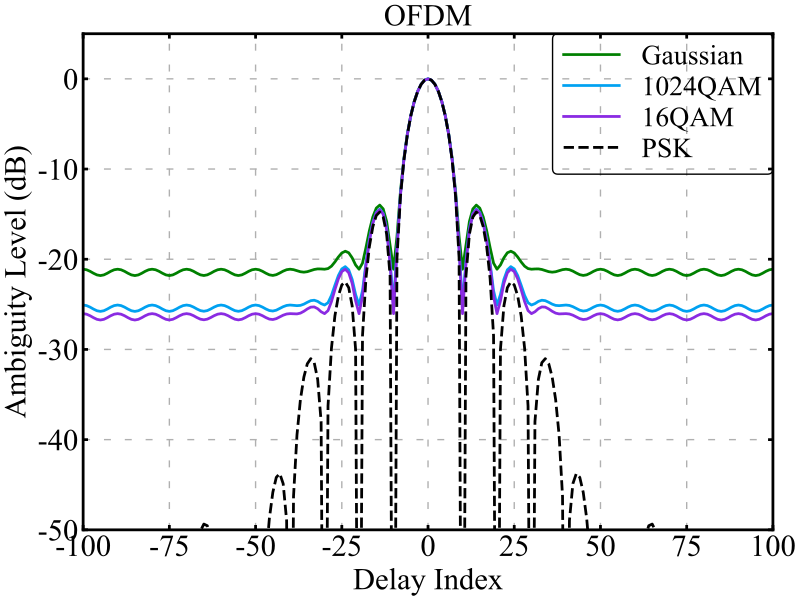

Write the Python code that produced this figure.
#!/usr/bin/env python3
# -*- coding: utf-8 -*-
"""
Created on Sun Aug 24 17:29:50 2025

@author: jack
"""


import numpy as np
import matplotlib.pyplot as plt
import scipy
import commpy
from Modulations import modulator

from matplotlib.font_manager import FontProperties
fontpath1 = "/usr/share/fonts/truetype/msttcorefonts/"
fonte = FontProperties(fname=fontpath1+"Times_New_Roman.ttf", size=22)

# 全局设置字体大小
plt.rcParams["font.family"] = "Times New Roman"
plt.rcParams['font.size'] = 22                     # 设置全局字体大小
plt.rcParams['axes.titlesize'] = 22                # 设置坐标轴标题字体大小
plt.rcParams['axes.labelsize'] = 22                # 设置坐标轴标签字体大小
plt.rcParams['xtick.labelsize'] = 18               # 设置 x 轴刻度字体大小
plt.rcParams['ytick.labelsize'] = 18               # 设置 y 轴刻度字体大小
plt.rcParams['axes.unicode_minus'] = False         # 用来显示负号
plt.rcParams["figure.figsize"] = [8, 6]            # 调整生成的图表最大尺寸
# plt.rcParams['figure.dpi'] = 300                 # 每英寸点数
plt.rcParams['lines.linestyle'] = '-'
plt.rcParams['lines.linewidth'] = 2                # 线条宽度
plt.rcParams['lines.color'] = 'blue'
plt.rcParams['lines.markersize'] = 6               # 标记大小
# plt.rcParams['figure.facecolor'] = 'lightgrey'   # 设置图形背景色为浅灰色
plt.rcParams['figure.facecolor'] = 'white'         # 设置图形背景色为浅灰色
plt.rcParams['axes.edgecolor'] = 'black'           # 设置坐标轴边框颜色为黑色
plt.rcParams['legend.fontsize'] = 22
np.random.seed(42)

#%%
# 产生傅里叶矩阵
def FFTmatrix(L, ):
     mat = np.zeros((L, L), dtype = complex)
     for i in range(L):
          for j in range(L):
               mat[i,j] = 1.0*np.exp(-1j*2.0*np.pi*i*j/L) / (np.sqrt(L)*1.0)
     return mat
def srrcFunction(beta, L, span, Tsym = 1):
    # Function for generating rectangular pulse for the given inputs
    # L - oversampling factor (number of samples per symbol)
    # span - filter span in symbol durations
    # Returns the output pulse p(t) that spans the discrete-time base -span:1/L:span. Also returns the filter delay.
    t = np.arange(-span*Tsym/2, span*Tsym/2 + 0.5/L, Tsym/L)
    A = np.sin(np.pi*t*(1-beta)/Tsym) + 4*beta*t/Tsym * np.cos(np.pi*t*(1+beta)/Tsym)
    B = np.pi*t/Tsym * (1-(4*beta*t/Tsym)**2)
    p = 1/np.sqrt(Tsym) * A/B
    p[np.argwhere(np.isnan(p))] = 1
    p[np.argwhere(np.isinf(p))] = beta/(np.sqrt(2*Tsym)) * ((1+2/np.pi)*np.sin(np.pi/(4*beta)) + (1-2/np.pi)*np.cos(np.pi/(4*beta)))
    filtDelay = (len(p)-1)/2
    p = p / np.sqrt(np.sum(np.power(p, 2))) # power normaize.
    return p, t, filtDelay

#%%
# 参数设置
Tsym = 1
pi = np.pi
N = 128       # 符号数
L = 10        # 过采样率
alpha = 0.3  # 滚降因子
# span = 6      # 滤波器跨度（根据旁瓣要求调整）

# p, t, filtDelay = srrcFunction(alpha, L, span, Tsym = Tsym)
# p = np.pad(p, (0, L*N - p.size))

t, p = commpy.filters.rrcosfilter(L*N , alpha, Tsym, L/Tsym)
p = p / np.sqrt(np.sum(np.power(p, 2)))

norm2p = np.linalg.norm(p)
FLN = FFTmatrix(L*N )
FN = FFTmatrix(N )

###>>>>> OFDM, 16QAM, Eq.(36), 化简后的表达式
kappa = 1.32
U = FN.conj().T
V = np.eye(N)  # U.conj().T @ FN.conj().T
tilde_V = V * V.conj()
g = (N * (FLN@p) * (FLN.conj() @ p.conj()))

TheoAveACF_OFDM_16QAM_M1 = np.zeros(L*N)
for k in range(L*N):
    gk = g[:N] + (1 - g[:N]) * np.exp(-1j * 2 * pi * k / L)
    fk = np.exp(-1j * 2*pi * k * np.arange(N)/(L*N))

    r1 = np.abs(gk @ fk.conj())**2
    # TheoAveACF_Iceberg[k] = r1 #+ r2

    M = 1
    r2 = (kappa - 1) / M * (N - 2 *(1-np.cos(2*pi*k/L))*(g[:N] * (1- g[:N])).sum())
    TheoAveACF_OFDM_16QAM_M1[k] = r1 + r2

TheoAveACF_OFDM_16QAM_M1 = TheoAveACF_OFDM_16QAM_M1/TheoAveACF_OFDM_16QAM_M1.max() + 1e-10
TheoAveACF_OFDM_16QAM_M1 = np.fft.fftshift(TheoAveACF_OFDM_16QAM_M1)

###>>>>> OFDM, 1024 QAM, Eq.(36), 化简后的表达式
kappa = 1.3988
U = FN.conj().T
V = np.eye(N)  # U.conj().T @ FN.conj().T
tilde_V = V * V.conj()
g = (N * (FLN@p) * (FLN.conj() @ p.conj()))

TheoAveACF_OFDM_1024QAM_M1 = np.zeros(L*N)
for k in range(L*N):
    gk = g[:N] + (1 - g[:N]) * np.exp(-1j * 2 * pi * k / L)
    fk = np.exp(-1j * 2*pi * k * np.arange(N)/(L*N))

    r1 = np.abs(gk @ fk.conj())**2
    # TheoAveACF_Iceberg[k] = r1 #+ r2

    M = 1
    r2 = (kappa - 1) / M * (N - 2 *(1-np.cos(2*pi*k/L))*(g[:N] * (1- g[:N])).sum())
    TheoAveACF_OFDM_1024QAM_M1[k] = r1 + r2

TheoAveACF_OFDM_1024QAM_M1 = TheoAveACF_OFDM_1024QAM_M1/TheoAveACF_OFDM_1024QAM_M1.max() + 1e-10
TheoAveACF_OFDM_1024QAM_M1 = np.fft.fftshift(TheoAveACF_OFDM_1024QAM_M1)

###>>>>> OFDM, PSK, Eq.(36), 化简后的表达式
kappa = 1
U = FN.conj().T
V = np.eye(N)  # U.conj().T @ FN.conj().T
tilde_V = V * V.conj()
g = (N * (FLN@p) * (FLN.conj() @ p.conj()))
TheoAveACF_Iceberg = np.zeros(L*N)
TheoAveACF_OFDM_PSK_M1 = np.zeros(L*N)

for k in range(L*N):

    gk = g[:N] + (1 - g[:N]) * np.exp(-1j * 2 * pi * k / L)
    fk = np.exp(-1j * 2*pi * k * np.arange(N)/(L*N))

    r1 = np.abs(gk @ fk.conj())**2
    TheoAveACF_Iceberg[k] = r1 #+ r2

    M = 1
    r2 = (kappa - 1) / M * (N - 2 *(1-np.cos(2*pi*k/L))*(g[:N] * (1- g[:N])).sum())
    TheoAveACF_OFDM_PSK_M1[k] = r1 + r2


TheoAveACF_Iceberg = TheoAveACF_Iceberg/TheoAveACF_Iceberg.max() + 1e-10
TheoAveACF_Iceberg = np.fft.fftshift(TheoAveACF_Iceberg)


TheoAveACF_OFDM_PSK_M1 = TheoAveACF_OFDM_PSK_M1/TheoAveACF_OFDM_PSK_M1.max() + 1e-10
TheoAveACF_OFDM_PSK_M1 = np.fft.fftshift(TheoAveACF_OFDM_PSK_M1)

###>>>>> OFDM, Gaussian, Eq.(36), 化简后的表达式
kappa = 2
U = FN.conj().T
V = np.eye(N)  # U.conj().T @ FN.conj().T
tilde_V = V * V.conj()
g = (N * (FLN@p) * (FLN.conj() @ p.conj()))

TheoAveACF_OFDM_Gaussian_M1 = np.zeros(L*N)

for k in range(L*N):

    gk = g[:N] + (1 - g[:N]) * np.exp(-1j * 2 * pi * k / L)
    fk = np.exp(-1j * 2*pi * k * np.arange(N)/(L*N))

    r1 = np.abs(gk @ fk.conj())**2
    # TheoAveACF_Iceberg[k] = r1 #+ r2

    M = 1
    r2 = (kappa - 1) / M * (N - 2 *(1-np.cos(2*pi*k/L))*(g[:N] * (1- g[:N])).sum())
    TheoAveACF_OFDM_Gaussian_M1[k] = r1 + r2

TheoAveACF_OFDM_Gaussian_M1 = TheoAveACF_OFDM_Gaussian_M1/TheoAveACF_OFDM_Gaussian_M1.max() + 1e-10
TheoAveACF_OFDM_Gaussian_M1 = np.fft.fftshift(TheoAveACF_OFDM_Gaussian_M1)

#%% plot together
x = np.arange(-N*L//2, N*L//2,)
fig, axs = plt.subplots(1, 1, figsize=(8, 6), constrained_layout=True)

axs.plot(x, 10 * np.log10(TheoAveACF_OFDM_Gaussian_M1), color='g', linestyle='-', label='Gaussian',)
axs.plot(x, 10 * np.log10(TheoAveACF_OFDM_1024QAM_M1 ), color='#00A1F1', linestyle='-', label='1024QAM',)

axs.plot(x, 10 * np.log10(TheoAveACF_OFDM_16QAM_M1 ), color='#8A2BE2', linestyle='-', label='16QAM',)
axs.plot(x, 10 * np.log10(TheoAveACF_OFDM_PSK_M1), color='k', linestyle='--', label='PSK',)

font1 = {'family':'Times New Roman','style':'normal','size':12, }
font1 = FontProperties(fname=fontpath1+"Times_New_Roman.ttf", size = 20)
legend1 = axs.legend(loc='best', borderaxespad=0, edgecolor='black', fontsize = 12, labelspacing = 0.2, prop = font1,)
frame1 = legend1.get_frame()
frame1.set_alpha(1)
frame1.set_facecolor('none')  # 设置图例legend背景透明

bw = 2
axs.spines['bottom'].set_linewidth(bw) ###设置底部坐标轴的粗细
axs.spines['left'].set_linewidth(bw)   ###设置左边坐标轴的粗细
axs.spines['right'].set_linewidth(bw)  ###设置右边坐标轴的粗细
axs.spines['top'].set_linewidth(bw)    ###设置上部坐标轴的粗细

axs.tick_params(direction = 'in', axis = 'both', top=True, right = True, labelsize = 16, width = bw)
labels = axs.get_xticklabels() + axs.get_yticklabels()
[label.set_fontname('Times New Roman') for label in labels]
[label.set_fontsize(22) for label in labels] #刻度值字号

axs.grid(linestyle = (0, (5, 10)), linewidth = 1 )


axs.set_xlabel(r'Delay Index', )
axs.set_ylabel(r'Ambiguity Level (dB)', )
axs.set_title(r'OFDM')
axs.set_xlim([-100, 100])
axs.set_ylim([-50, 5])
out_fig = plt.gcf()
out_fig.savefig('SPM_Fig5.pdf', )
plt.show()
plt.close()
